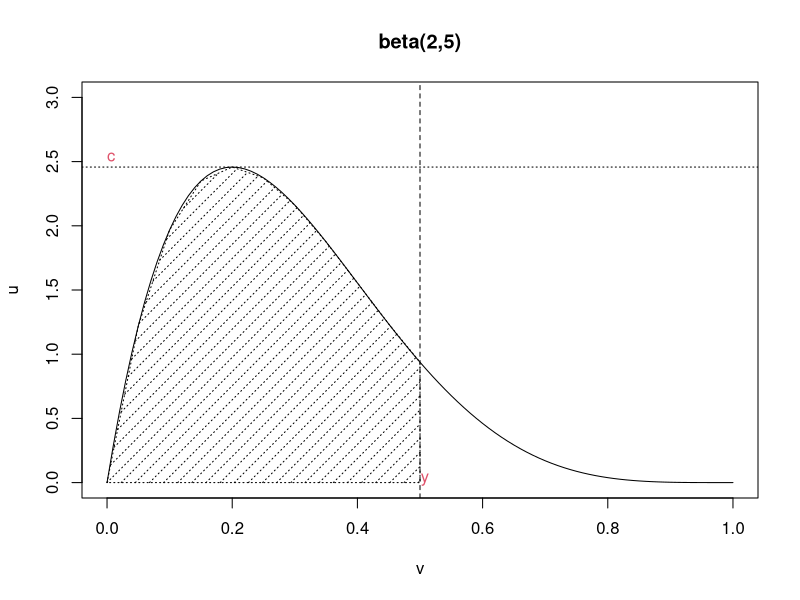
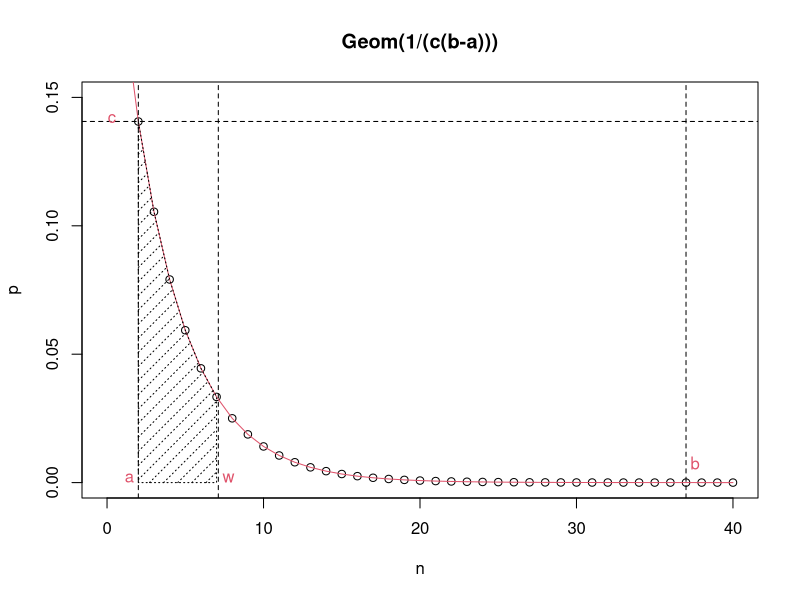

The R source for these figures, in order:
## ---- chunk 1
cuckoo_egg <- c(22.0, 23.9, 20.9, 23.8, 25.0, 24.0, 21.7, 23.8, 22.8, 23.1, 23.1, 23.5, 23.0, 23.0)
max(cuckoo_egg)
mean(log(max(cuckoo_egg))-log(cuckoo_egg))^(-1)
## ---- chunk 2
plot(c(0,1), c(0,3), type = "n",main="beta(2,5)",xlab ="v", ylab ="u")
curve(dbeta(x,2,5, ncp = 0, log = FALSE),0,1,add =T)
polygon(c(0,seq(0,0.5,0.05),0.5) ,c(0,dbeta(seq(0,0.5,0.05),2,5, ncp = 0, log = FALSE),0) ,density=10, angle=45,lty =3)
abline(h=dbeta((2-1)/(2+5-2),2,5, ncp = 0, log = FALSE),lty=3);text(0,2.5, "c", col = 2, adj = c(0,0))
abline(v=1/2,lty=2);text(0.5,0, "y", col = 2, adj = c(-.1,0))
## ---- chunk 3
plot(c(0,40), c(0,0.15), type = "n",main="Geom(1/(c(b-a)))",xlab ="n", ylab ="p")
points(c(0:40),dgeom(c(0:40), 1/4, log = FALSE))
lines(c(0:40), dgeom(c(0:40), 1/4, log = FALSE), col = 2)
polygon(c(2,seq(2,7,1),7) ,c(0,dgeom(c(2:7), 1/4, log = FALSE),0) ,density=10, angle=45,lty =3)
abline(h=dgeom(2, 1/4, log = FALSE),lty=2);text(0,0.14,"c", col = 2, adj = c(-.1,0))
abline(v=1/(dgeom(2, 1/4, log = FALSE)),lty=2);text(7,0, "w", col = 2, adj = c(-.5,0))
abline(v=2,lty=2);text(2,0, "a", col = 2, adj = c(1.5,0));abline(v=37,lty=2);text(37,0, "b", col = 2, adj = c(-.5,-1))
